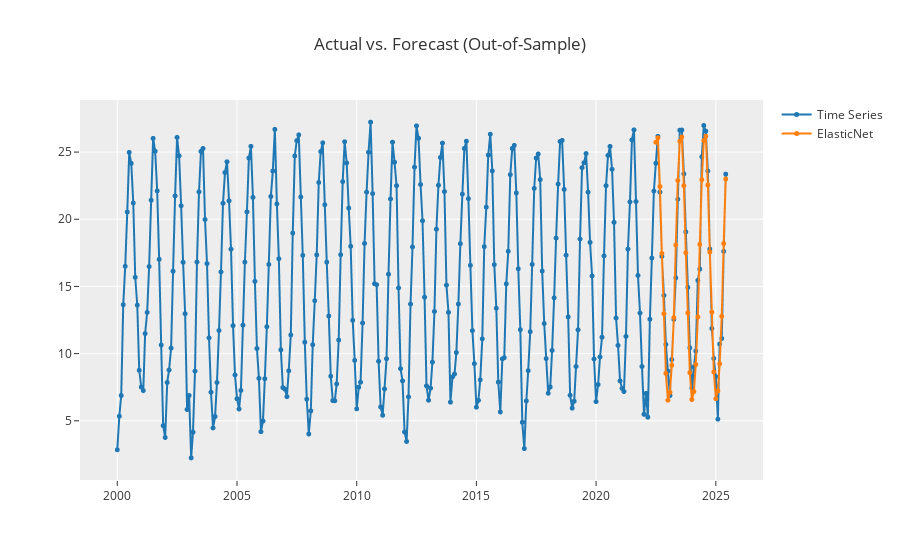

Write notebook code for a chart like this one.
### Code cell
exp.plot_model(selected_model, plot='forecast')

### Figure 1 — Plotly figure (JSON) as saved in the notebook; plotly's stock layout.template omitted (floating-point values rounded to 4 significant figures; data arrays with more than 128 entries replaced by an {"elided": "..."} marker saying what was removed)
{"data": [{"line": {"color": "rgb(31, 119, 180)", "width": 2}, "marker": {"color": "rgb(31, 119, 180)", "size": 5}, "mode": "lines+markers", "name": "Time Series", "type": "scattergl", "x": {"elided": "306 str values"}, "xaxis": "x", "y": {"elided": "306 float values"}, "yaxis": "y"}, {"line": {"color": "rgb(255, 127, 14)", "width": 2}, "marker": {"color": "rgb(255, 127, 14)", "size": 5}, "mode": "lines+markers", "name": "ElasticNet", "type": "scattergl", "x": {"elided": "306 str values"}, "xaxis": "x", "y": {"elided": "306 float values"}, "yaxis": "y"}], "layout": {"showlegend": true, "title": {"text": "Actual vs. Forecast (Out-of-Sample)"}, "xaxis": {"anchor": "y", "domain": [0, 1]}, "yaxis": {"anchor": "x", "domain": [0, 1]}}}
